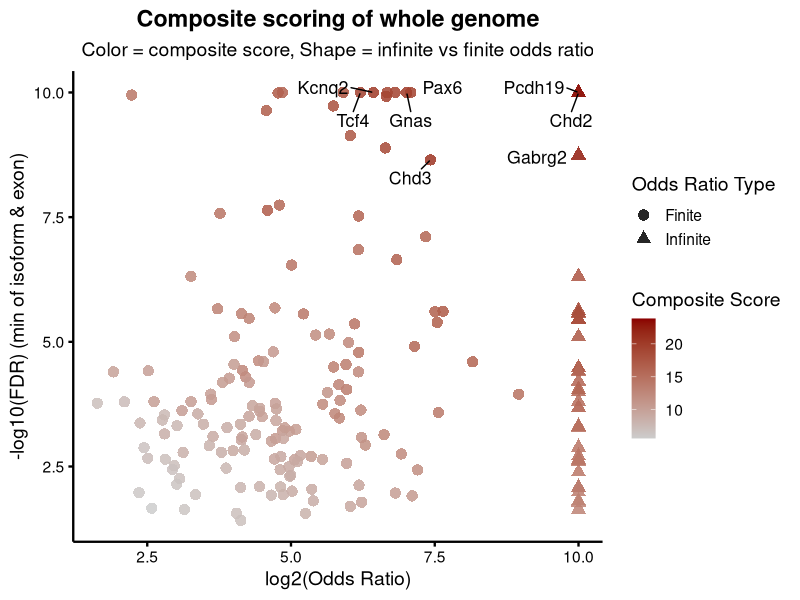
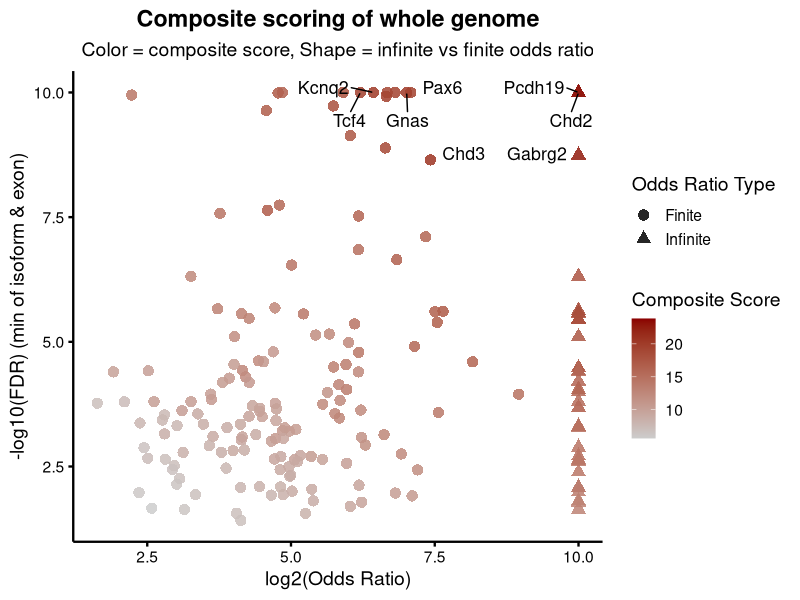

Source code (R) for these figures, in order:
library(ggplot2)
library(ggrepel)
library(readr)
library(dplyr)

# 1. Load the ranked data
ranked <- read_csv("intersected_non_overlapping_genes_ranked_by_composite_score.csv", show_col_types = FALSE)

# 2. Compute -log10(min FDR), log2(odds ratio), and flag infinite ORs
ranked <- ranked %>%
  mutate(
    is_infinite = is.infinite(odds_ratio),
    odds_ratio_capped = ifelse(is_infinite, 1024, odds_ratio),
    log2_odds_ratio = pmin(log2(odds_ratio_capped + 1e-6), 10),
    min_fdr = pmin(isoform_fdr, exon_fdr),
    neg_log10_min_fdr = -log10(min_fdr + 1e-10)
  )

# 3. Get top 10 by composite score
top10 <- ranked %>% slice_max(order_by = composite_score, n = 10)

# 4. Create base plot (color = composite_score, shape = infinite flag)
whole_plot <- ggplot(ranked, aes(x = log2_odds_ratio, y = neg_log10_min_fdr,
                                 color = composite_score, shape = is_infinite)) +
  geom_point(size = 3.5, alpha = 0.85) +
  scale_color_gradient(low = "gray80", high = "darkred") +
  scale_shape_manual(
    values = c("FALSE" = 16, "TRUE" = 17),
    labels = c("FALSE" = "Finite", "TRUE" = "Infinite")
  ) +
  labs(
    title = "Composite scoring of whole genome",
    subtitle = "Color = composite score, Shape = infinite vs finite odds ratio",
    x = "log2(Odds Ratio)",
    y = "-log10(FDR) (min of isoform & exon)",
    color = "Composite Score",
    shape = "Odds Ratio Type"
  ) +
  theme_minimal(base_size = 14) +
  theme(
    panel.grid = element_blank(),
    axis.line = element_line(color = "black", linewidth = 0.8),
    axis.ticks = element_line(color = "black", linewidth = 0.8),
    axis.text = element_text(color = "black"),
    axis.title = element_text(color = "black"),
    plot.title = element_text(hjust = 0.5, face = "bold"),
    plot.subtitle = element_text(hjust = 0.5)
  ) +
  geom_text_repel(data = top10, aes(label = gene_name),
                  size = 4.5, color = "black", box.padding = 0.5)

# 5. Remove shape legend if all ORs are finite
if (!any(ranked$is_infinite)) {
  whole_plot <- whole_plot + guides(shape = "none")
}

# 6. Save and show plot
ggsave("multiparameter_non_overlapping_gene_scoring_plot_with_shapes.pdf", plot = whole_plot, width = 10, height = 6, dpi = 300)
print(whole_plot)

